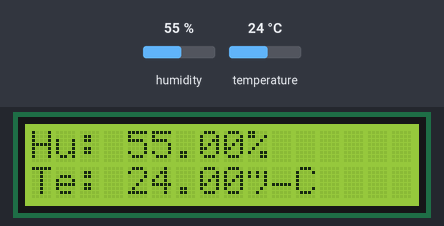
A sketch run on a simulated Arduino Uno, built with avr-gcc and run on an emulated ATmega328P. Shown: 16×2 character LCD. The test bench sets the inputs (shaded band); at power-on: humidity 55 %, temperature 24 °C.

Above: at 2.7 s.
2.8 s: humidity set to 22 %
At 5.1 s:
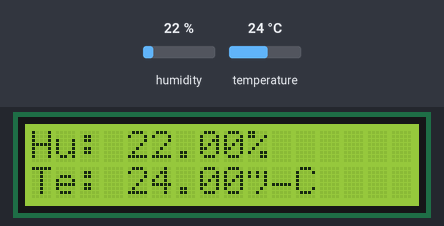
5.8 s: temperature set to 12 °C
At 7.2 s:
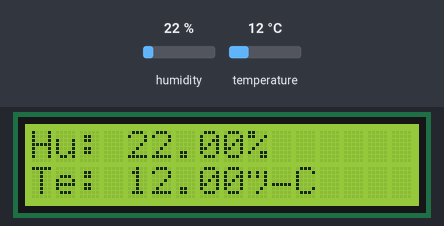
8.8 s: humidity set to 40 %
At 11.5 s:
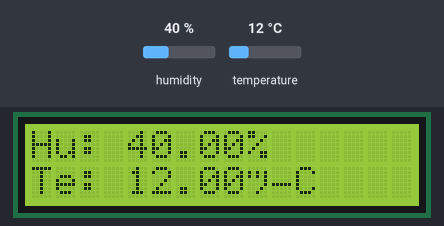
11.8 s: temperature set to 19 °C
At 13.6 s:
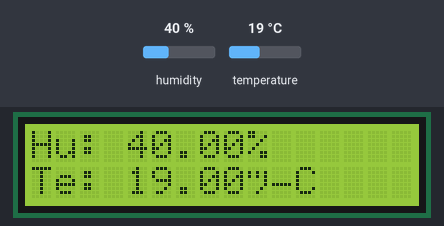
Timing chart, 0 to 15.1 s (numbered marks = the images above; inputs shaded):
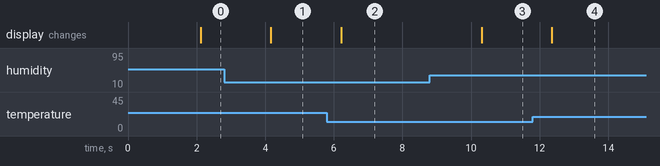

Measured:
- after the input at 2.8 s, the display: changes after 1.4 s (image 1)
- after the input at 5.8 s, the display: changes after 0.41 s (image 2)
- after the input at 8.8 s, the display: changes after 1.5 s (image 3)
- after the input at 11.8 s, the display: changes after 0.56 s (image 4)

The sketch:

dht11.ino
```cpp
#include <LiquidCrystal_I2C.h>
#include "DHT.h"
#define dhtp 7
#define dhtt DHT11

DHT dht(dhtp,dhtt);
LiquidCrystal_I2C lcd(0x27,16,2);

const int a=2000;

void setup() {
  // put your setup code here, to run once:
  pinMode(dhtp,INPUT_PULLUP);
  //Serial.begin(9600);
  lcd.init();
  lcd.backlight();
  lcd.setCursor(0,0);
  dht.begin();
}

void loop() {
  // Wait a few seconds between measurements.
  delay(2000);

  // Reading temperature or humidity takes about 250 milliseconds!
  // Sensor readings may also be up to 2 seconds 'old' (its a very slow sensor)
  float h = dht.readHumidity();
  // Read temperature as Celsius (the default)
  float t = dht.readTemperature();
  // Read temperature as Fahrenheit (isFahrenheit = true)
  // float f = dht.readTemperature(true);

  // Check if any reads failed and exit early (to try again).
  if (isnan(h) || isnan(t) /*|| isnan(f)*/) {
    lcd.println(F("Failed to read from DHT sensor!"));
    return;
  }

  // Compute heat index in Fahrenheit (the default)
 // float hif = dht.computeHeatIndex(f, h);
  // Compute heat index in Celsius (isFahreheit = false)
  float hic = dht.computeHeatIndex(t, h, false);
  lcd.clear();
  lcd.setCursor(0,0);
  lcd.print(F("Hu: "));
  lcd.print(h);
  lcd.print(F("%"));
  lcd.setCursor(0,1);
  lcd.print(F("Te: "));
  lcd.print(t);
  lcd.print(F("°C"));
}
```
